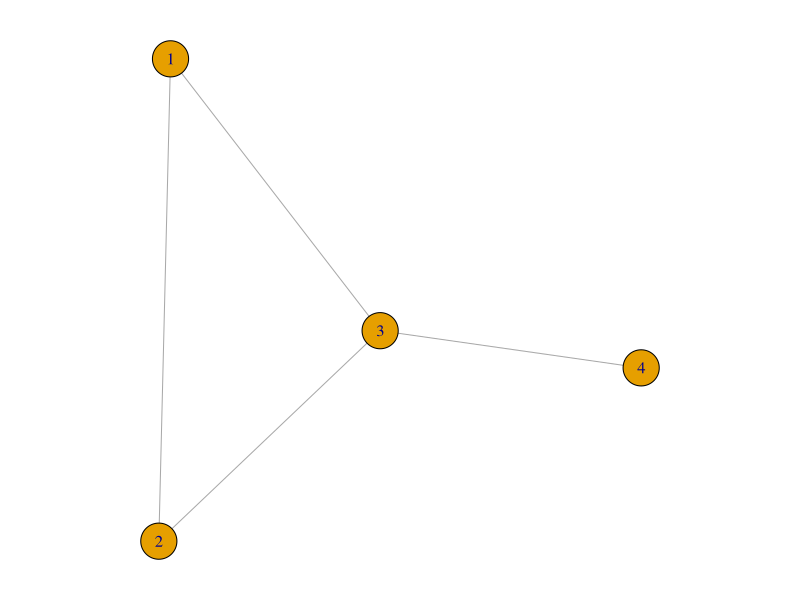
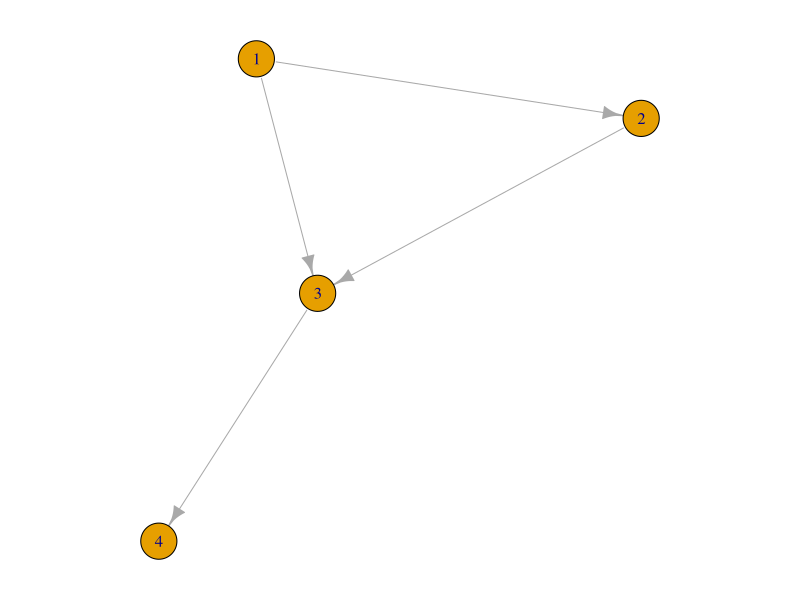
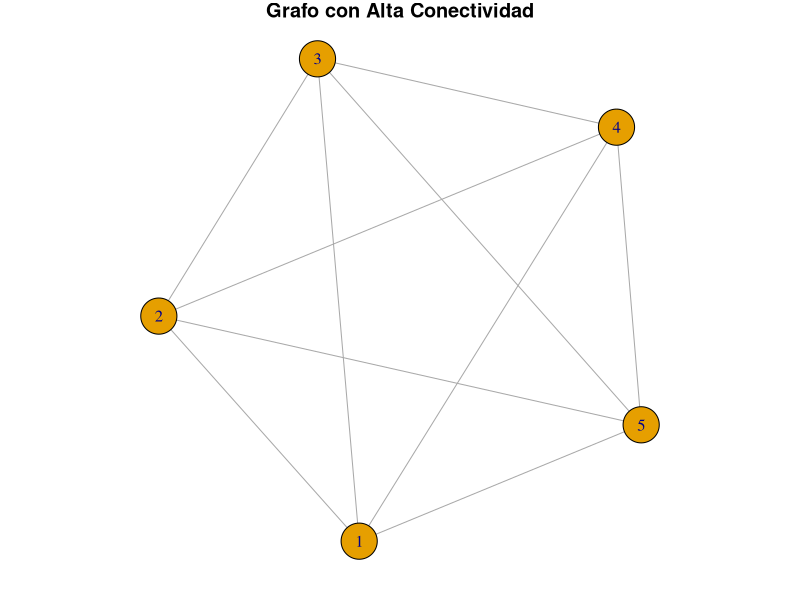
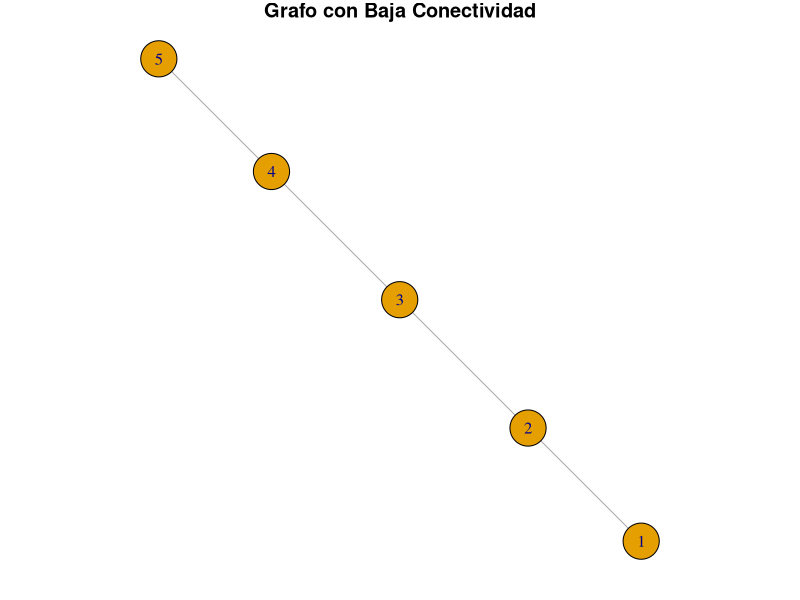
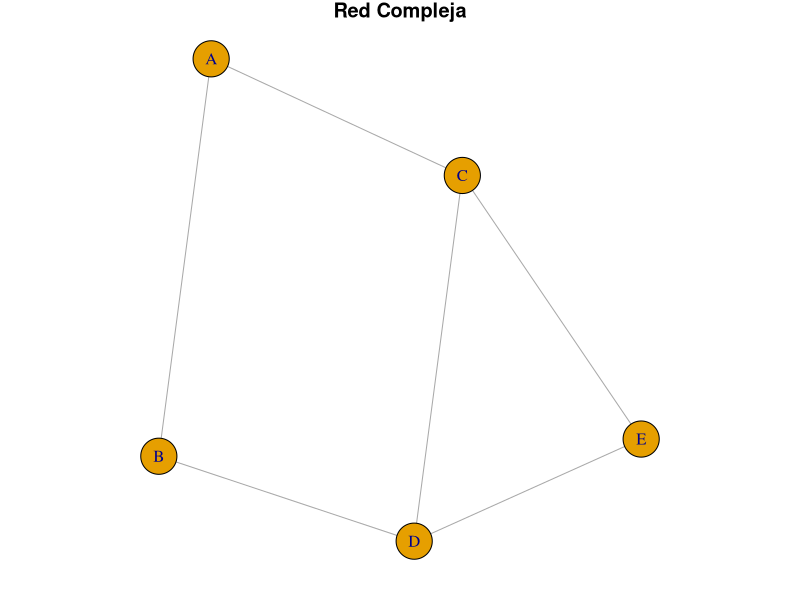

These charts were generated, in order, by the following R code: (Note: this script raises an error after producing the figures.)
## ---- chunk 1
# Instalación del paquete igraph
if (!requireNamespace("igraph", quietly = TRUE)) {
  install.packages("igraph")
}
library(igraph)
## ---- chunk 2
par(mar = c(1, 1, 1, 1))
g1 <- make_graph(edges = c(1, 2, 1, 3, 2, 3, 3, 4), n = 4, directed = FALSE)
plot(g1)
## ---- chunk 3
g2 <- make_graph(edges = c(1, 2, 1, 3, 2, 3, 3, 4), n = 4, directed = TRUE)
par(mar = c(1, 1, 1, 1))
plot(g2)
## ---- chunk 4
# Grafo completo de 5 nodos (alta conectividad)
g_high <- make_full_graph(5)
plot(g_high, main = "Grafo con Alta Conectividad")

# Verificamos la conectividad de nodos y aristas
cat("Conectividad de nodos (g_high):", vertex_connectivity(g_high), "\n")
cat("Conectividad de aristas (g_high):", edge_connectivity(g_high), "\n")
cat("¿Es conexo (g_high)?", is_connected(g_high), "\n")
## ---- chunk 5
# Grafo lineal de 5 nodos (baja conectividad)
g_low <- make_graph(edges = c(1, 2, 2, 3, 3, 4, 4, 5), n = 5, directed = FALSE)
plot(g_low, main = "Grafo con Baja Conectividad")

# Verificamos la conectividad de nodos y aristas
cat("Conectividad de nodos (g_low):", vertex_connectivity(g_low), "\n")
cat("Conectividad de aristas (g_low):", edge_connectivity(g_low), "\n")
cat("¿Es conexo (g_low)?", is_connected(g_low), "\n")
## ---- chunk 6
# Crear un grafo con 5 nodos y 6 aristas
g_vis_examples <- make_graph(c("A", "B", "A", "C", "B", "D", "C", "D", "C", "E", "D", "E"), directed = FALSE)

# Visualizar la red básica
plot(g_vis_examples, vertex.label = V(g_vis_examples)$name, main = "Red Compleja")
## ---- chunk 7
# Convertir el grafo en data.frame con formato "from-to"

# Convertir el grafo en una matriz de adyacencia
adjacency_matrix <- as.matrix(as_adjacency_matrix(g_vis_examples))

# Mostrar la matriz de adyacencia
adjacency_matrix

## ---- chunk 8
# Instala el paquete si aún no está instalado
if (!requireNamespace("Matrix", quietly = TRUE)) {
  install.packages("Matrix")
}
# Cargar el paquete Matrix
library(Matrix)

# Crear una matriz dispersa
# Definimos una matriz de 5x5 con solo algunos enlaces
adj_matrix <- Matrix(c(0, 1, 0, 0, 1,
                       1, 0, 1, 0, 0,
                       0, 1, 0, 1, 0,
                       0, 0, 1, 0, 1,
                       1, 0, 0, 1, 0), 
                     nrow = 5, ncol = 5, sparse = TRUE)

# Mostrar la matriz dispersa
print(adj_matrix)

# igraph ahora usa matrices sparse por definicion:
print(as_adjacency_matrix(g_vis_examples))
## ---- chunk 9

# Crear una matriz de adyacencia 20000x20000 en base R (approx no. genes en genoma humano)
# Han estimado 650000 interacciones entre estos genes
set.seed(42)
dense_matrix <- matrix(0, nrow = 20000, ncol = 20000)
positions <- sample(1:(1000*1000), size = 650000)  # Solo 1000 conexiones
dense_matrix[positions] <- 1

# Mostrar el tamaño en memoria de la matriz densa
dense_matrix_size <- object.size(dense_matrix)
print(paste("Tamaño de la matriz densa:", format(dense_matrix_size, units = "auto")))

# Convertir la matriz densa a una matriz dispersa
sparse_matrix <- as(dense_matrix, "sparseMatrix")

# Mostrar el tamaño en memoria de la matriz dispersa
sparse_matrix_size <- object.size(sparse_matrix)
print(paste("Tamaño de la matriz dispersa:", format(sparse_matrix_size, units = "auto")))

## ---- chunk 10
plot(g_vis_examples, vertex.color = c("red", "green", "blue", "orange", "purple"), vertex.label = V(g_vis_examples)$name, main = "Colores de Nodos Diferentes")
## ---- chunk 11
vertex_sizes <- degree(g_vis_examples) * 5
plot(g_vis_examples, vertex.size = vertex_sizes, vertex.label = V(g_vis_examples)$name, main = "Tamaño de Nodos Basado en Grado")
## ---- chunk 12
plot(g_vis_examples, edge.lty = "dotted", vertex.label = V(g_vis_examples)$name, main = "Aristas Dotted")
## ---- chunk 13
plot(g_vis_examples, edge.color = "purple", vertex.label = V(g_vis_examples)$name, main = "Colores de Aristas Diferentes")
## ---- chunk 14
plot(g_vis_examples, layout = layout_in_circle, vertex.label = V(g_vis_examples)$name, main = "Estructura Circular")

# No se ver muy bien - vamos a ver mejro
# Crear un grafo aleatorio con 20 nodos y un número específico de aristas
set.seed(1)
g_20 <- sample_gnp(20, p = 0.2)  # Generar una red aleatoria

# Visualizar la red en un layout circular
plot(g_20, layout = layout_in_circle, vertex.label = V(g_20)$name, 
     vertex.color = "lightblue", edge.color = "gray", main = "Red Circular con 20 Nodos")


## ---- chunk 15
plot(g_vis_examples, layout = layout_on_grid, vertex.label = V(g_vis_examples)$name, main = "Estructura de Grid")

plot(g_20, layout = layout_on_grid, vertex.label = V(g_20)$name, 
     vertex.color = "lightgreen", edge.color = "gray", main = "Red Grid con 20 Nodos")

## ---- chunk 16

# Calcular el grado para cada nodo
degree_values <- degree(g_20)
# Normalizar los valores del grado para que estén entre 0 y 1
degree_normalized <- (degree_values - min(degree_values)) / (max(degree_values) - min(degree_values))
# Asignar colores según el grado
# Usaremos un gradiente de colores de azul (bajo grado) a rojo (alto grado)
node_colors <- colorRampPalette(c("blue", "red"))(length(degree_normalized))[rank(degree_normalized)]
# Graficar el grafo
plot(g_20, vertex.color = node_colors, main = "Grafo con Nodos Coloreados por Grado")

## ---- chunk 17
set.seed(42) # Para reproducibilidad
plot(g_vis_examples, vertex.label = V(g_vis_examples)$name, vertex.size = 10, edge.curved = 0.2, main = "Curved edges")
## ---- chunk 18
set.seed(42) # Para reproducibilidad
plot(g_vis_examples, layout = layout_randomly, vertex.label = V(g_vis_examples)$name, main = "Colocación Aleatoria")
## ---- chunk 19
# Crear un grafo de isla
set.seed(42)
g <- sample_islands(3, 10, 5/10, 1)
plot(g, vertex.label=V(g)$name, main="Grafo de Isla")
## ---- chunk 20
# Grafo Erdős-Rényi
g_er <- sample_gnp(100, p = 0.05)
plot(g_er, vertex.size=5, main="Grafo Erdős-Rényi")
## ---- chunk 21
# Grafo Barabási-Albert
g_ba <- sample_pa(100)
plot(g_ba, vertex.size=5, main="Grafo Barabási-Albert")
## ---- chunk 22
# Personalización de redes en igraph

# Grafo de ejemplo
g <- sample_gnp(20, p = 0.1)

# Personalizar atributos de nodos
V(g)$color <- ifelse(degree(g) > 2, "red", "blue")  # Color por grado
V(g)$size <- degree(g) * 3  # Tamaño de nodo proporcional al grado
V(g)$label <- paste0("Node:", V(g))  # Etiquetas de nodos

# Personalizar atributos de aristas
E(g)$color <- "gray"  # Color de aristas
E(g)$width <- 2  # Ancho de aristas

# Graficar el grafo personalizado
plot(g, vertex.label=V(g)$label, edge.arrow.size=0.5, 
     main="Grafo Personalizado: Atributos de Nodos y Aristas")
## ---- chunk 23

# Crear una red aleatoria
set.seed(42)
g_clustering <- sample_gnp(n = 15, p = 0.15, directed = FALSE)

# Calcular el coeficiente de clustering por nodo
vertex_clustering <- transitivity(g_clustering, type = "local")
V(g_clustering)$color <- ifelse(vertex_clustering > 0, "red", "lightblue")

# Visualizar la red con coeficiente de clustering - si los vecinos estan conectadas, se visualiza en rojo!
set.seed(321)
plot(g_clustering, vertex.size = 5, vertex.label = NA, main = "Coeficiente de Clustering Local")
## ---- chunk 24
library(igraph)
set.seed(333)
# High Global Clustering Coefficient - Small-World Network
g_high_clustering <- sample_smallworld(dim = 1, size = 30, nei = 3, p = 0.05)
global_clustering_high <- transitivity(g_high_clustering, type = "global")
cat("Global Clustering Coefficient (High):", global_clustering_high, "\n")

# Low Global Clustering Coefficient - Random Network
g_low_clustering <- sample_gnp(30, p = 0.05, directed = FALSE)
global_clustering_low <- transitivity(g_low_clustering, type = "global")
cat("Global Clustering Coefficient (Low):", global_clustering_low, "\n")

# Plotting both networks
par(mfrow = c(1, 2))
plot(g_high_clustering, main = paste("High Clustering (Coeff:", round(global_clustering_high, 2), ")"),
     vertex.size = 8, vertex.label = NA, edge.color = "dodgerblue")
plot(g_low_clustering, main = paste("Low Clustering (Coeff:", round(global_clustering_low, 2), ")"),
     vertex.size = 8, vertex.label = NA, edge.color = "tomato")
par(mfrow = c(1, 1))

## ---- chunk 25
set.seed(123)
g <- sample_gnp(10, p = 0.5)

# Calculate betweenness centrality for all nodes
betweenness_centrality <- betweenness(g)

# Normalize the betweenness values for better visualization (optional)
betweenness_normalized <- (betweenness_centrality - min(betweenness_centrality)) / 
    (max(betweenness_centrality) - min(betweenness_centrality))

# Visualize the graph with nodes colored by betweenness centrality
plot(g, 
     vertex.size = 20, 
     vertex.color = heat.colors(100, rev=TRUE)[round(betweenness_normalized * 99) + 1], # Color nodes based on centrality # Optionally remove labels
     main = "Graph colored by Betweenness Centrality")
## ---- chunk 26
# Crear una red de escala libre usando el modelo de Barabási-Albert
g_sf <- sample_pa(1000)

# Obtener la distribución de grado
degree_distribution <- degree(g_sf)

# Visualizar la distribución de grado
hist(degree_distribution, breaks=50, main="Distribución de Grado de una Red de Escala Libre", 
     xlab="Grado", ylab="Frecuencia")
